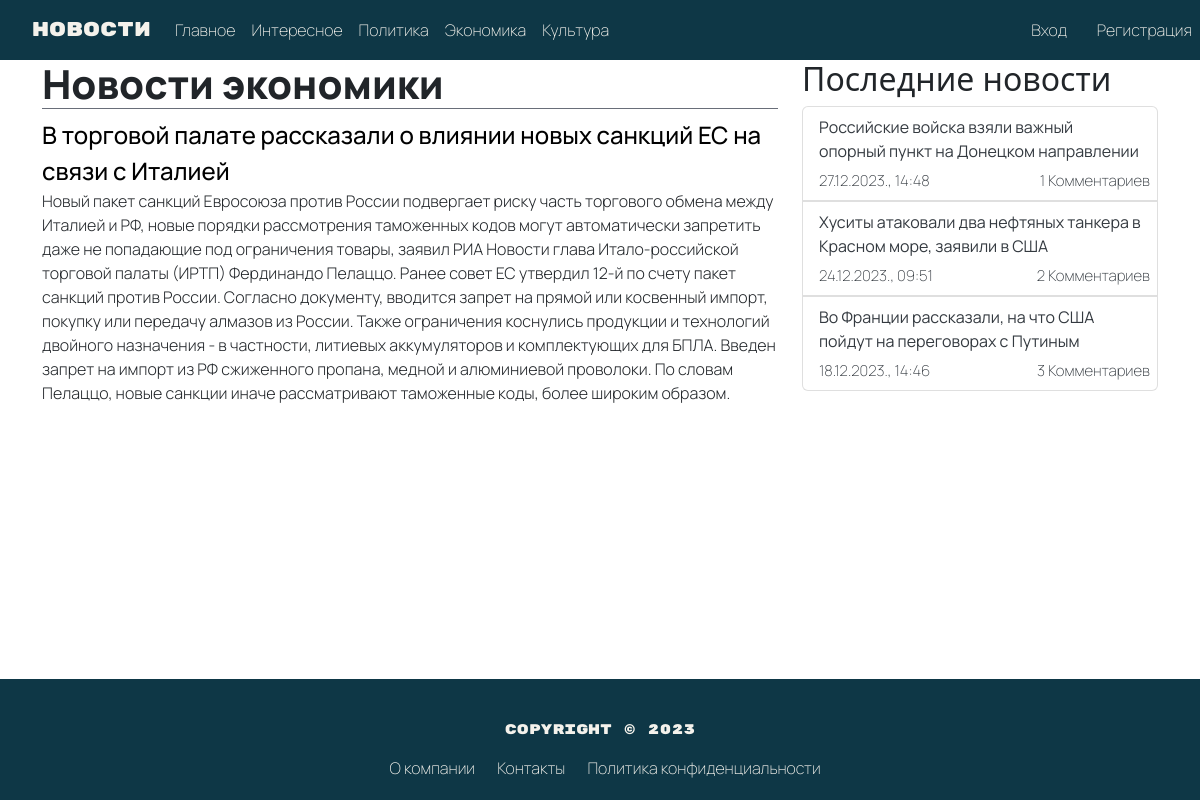
Screenshot of /myapp/economic_news/ with the database file from the repository.
### myapp/models.py (models this page shows, shortened)
class Post(models.Model):
    CATEGORY_CHOICES = [
        ('main', 'Главное'),
        ('interesting', 'Интересное'),
        ('politic', 'Политика'),
        ('economy', 'Экономика'),
        ('culture', 'Культура'),
    ]
    title = models.CharField(max_length=200)
    preview = models.TextField(max_length=1024, default='')  # Маленькое описание новости с ограничением по длине
    content = models.TextField()
    created_date = models.DateTimeField(auto_now_add=True)
    category = models.CharField(max_length=20, choices=CATEGORY_CHOICES, default='other')
    image = models.ImageField(upload_to='post_images/', null=True, blank=True)
    def comments_count(self):
        return self.comments.filter().count()

### myapp/views.py (the view)
# urls.py: path('economic_news/', views.economic_news, name='economic_news'),
def economic_news(request):
    posts = Post.objects.all().order_by('-created_date')
    return render(request, 'myapp/economic_news.html', {'posts': posts})

### myapp/templates/myapp/economic_news.html (shortened to what this page needs)
{% load static %}
<!DOCTYPE html>
<html lang="ru">
<head>
    <link href="https://cdn.jsdelivr.net/npm/bootstrap@5.3.0/dist/css/bootstrap.min.css" rel="stylesheet">
    <link rel="stylesheet" href="{% static 'css/style.css' %}">
    <link href="{% static 'fonts/Manrope-VariableFont_wght.ttf' %}" rel="stylesheet">
    <link href="{% static 'fonts/RubikMonoOne-Regular.ttf' %}" rel="stylesheet">
</head>
<body>
    <nav class="navbar navbar-expand-lg navbar-light bg-0e3476">
        <div class="container-fluid">
            <a href="{% url 'post_list' %}" class="navbar-brand">
                Новости
            </a>
            <div class="collapse navbar-collapse" id="navbarNav">
                <ul class="navbar-nav">
                    <li class="nav-item">
                        <a href="{% url 'main_news' %}" class="nav-link">Главное</a>
                    </li>
                    <li class="nav-item">
                        <a href="{% url 'interesting_news' %}" class="nav-link">Интересное</a>
                    </li>
                    <li class="nav-item">
                        <a href="{% url 'politic_news' %}" class="nav-link">Политика</a>
                    </li>
                    <li class="nav-item">
                        <a href="{% url 'economic_news' %}" class="nav-link">Экономика</a>
                    </li>
                    <li class="nav-item">
                        <a href="{% url 'culture_news' %}" class="nav-link">Культура</a>
                    </li>
                    {% if request.user.is_authenticated %}
                        <li class="nav-item register">
                            <a href="{% url 'logout' %}" class="nav-link" id="logout">Выйти</a>
                        </li>
                    {% else %}
                        <li class="nav-item login">
                            <a href="{% url 'login' %}" class="nav-link" id="login">Вход</a>
                        </li>
                        <li class="nav-item register">
                            <a href="{% url 'register' %}" class="nav-link" id="registration">Регистрация</a>
                        </li>
                    {% endif %}
                </ul>
            </div>
        </div>
    </nav>
    <div class="container main" style="margin-top: 5%;">
        <div class="row">
            <div class="col-md-8">
                <h1>Новости экономики</h1>
                {% for post in posts %}
                    {% if post.category == 'economy' %}
                    <a href="{% url 'post_detail' post_id=post.id %}">{{ post.title }}</a>
                    <p> {{ post.preview }}</p>
                    {% endif %}
                {% endfor %}
            </div>
            <div class="col-md-4 last">
                <h2>Последние новости</h2>
                <ul class="list-group">
                    {% for post in posts|slice:":3" %}
                    <li class="list-group-item">
                        <a href="{% url 'post_detail' post_id=post.id %}">{{ post.title }}</a>
                        <div class="d-flex justify-content-between">
                            <span class="date">{{ post.created_date|date:"d.m.Y., H:i" }} </span>
                            <span class="comments">{{ post.comments_count }} Комментариев</span>
                        </div>
                    </li>
                    {% endfor %}
                </ul>
            </div>
        </div>
    </div>
    <footer class="footer fixed-bottom">
        <div class="container">
          <p class="text-center">Copyright &copy; 2023</p>
          <ul class="list-inline">
            <li class="list-inline-item"><a href="#">О компании</a></li>
            <li class="list-inline-item"><a href="#">Контакты</a></li>
            <li class="list-inline-item"><a href="#">Политика конфиденциальности</a></li>
          </ul>
        </div>
    </footer>
</body>
</html>

### myapp/static/css/style.css (style rules this page uses)
.navbar { background-color: #0e3746; position: fixed; top: 0; left: 0; right: 0; z-index: 100; height: 60px; padding: 10px 20px; }
.navbar a { color: #f4f2ec; }
.navbar-brand { font-family: "RubikMonoOne"; }
.nav-item { font-family: "Manrope"; font-weight: 200; }
.navbar .nav-item.register { position: absolute; right: 0; text-align: right; }
.navbar .nav-item.login { position: absolute; right: 125px; text-align: right; }
.container h1 { font-family: "Manrope"; font-weight: 800; border-bottom: 1px solid #696e79; }
.container p { font-family: "Manrope"; font-weight: 300; }
.container { margin-top: 20px; }
.col-md-8 a { font-family: "Manrope"; font-weight: 500; font-size: 24px; color: black; text-decoration: none; }
.main .list-group-item { border: none; padding-left: 0px; }
.list-group-item { border: 1px solid rgba(0, 0, 0, .125) !important; padding: .5rem 1rem !important; }
.list-group-item a { text-decoration: none; }
.list-group-item span { font-family: "Manrope"; font-weight: 200; color: #343a40; font-size: 15px; }
.list-group-item span.comments { position: absolute; right: 0; text-align: right; padding-right: 2%; }
.last .list-group-item a { font-family: "Manrope"; font-weight: 400; color: #343a40; }
.last .list-group-item span { padding-top: 2%; font-family: "Manrope"; font-weight: 200; color: #343a40; }
footer { margin-top: 5%; background-color: #0e3746; padding: 20px 0; text-align: center; }
.footer p { font-family: "RubikMonoOne"; font-size: 14px; color: #f4f2ec; }
.footer ul { list-style-type: none; margin: 0; padding: 0; }
.footer ul li { display: inline-block; margin-left: 10px; }
.footer a { font-family: "Manrope"; font-weight: 200; color: #f4f2ec; text-decoration: none; }

### rows the page displays
Post: title "В торговой палате рассказали о влиянии новых санкций ЕС на связи с Италией", preview "Новый пакет санкций Евросоюза против России подвергает риску часть торгового обмена между Италией и РФ, новые порядки рассмотрения таможенных кодов могут автоматически запретить даже не попадающие под ограничения товары, заявил РИА Новости глава Итало-российской торговой палаты (ИРТП) Фердинандо Пелаццо. Ранее совет ЕС утвердил 12-й по счету пакет санкций против России. Согласно документу, вводится запрет на прямой или косвенный импорт, покупку или передачу алмазов из России. Также ограничения коснулись продукции и технологий двойного назначения - в частности, литиевых аккумуляторов и комплектующих для БПЛА. Введен запрет на импорт из РФ сжиженного пропана, медной и алюминиевой проволоки.…"
Post: title "Российские войска взяли важный опорный пункт на Донецком направлении", created_date "27.12.2023., 14:48", comments_count "1"
Post: title "Хуситы атаковали два нефтяных танкера в Красном море, заявили в США", created_date "24.12.2023., 09:51", comments_count "2"
Post: title "Во Франции рассказали, на что США пойдут на переговорах с Путиным", created_date "18.12.2023., 14:46", comments_count "3"
